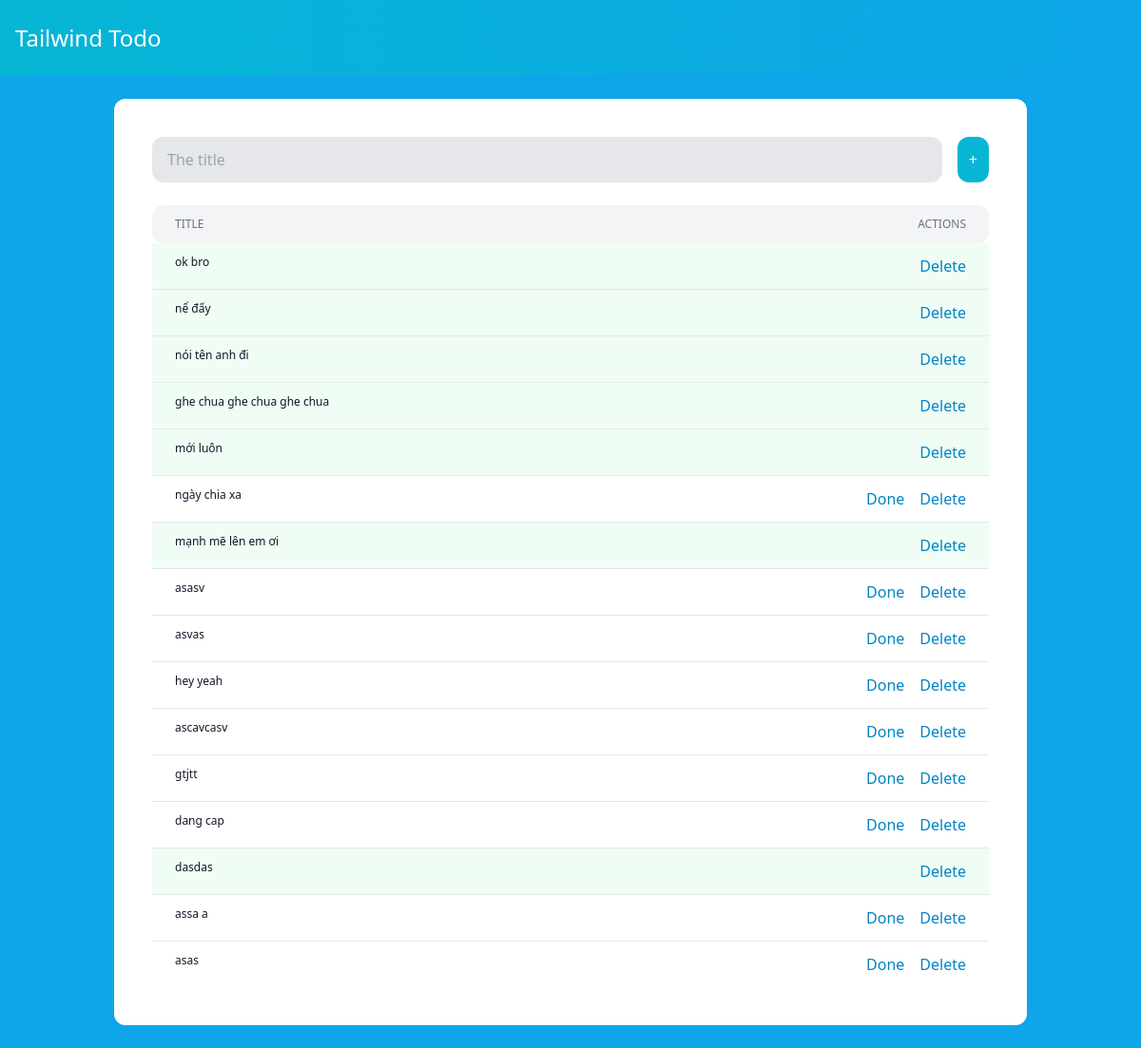
The page / on the database its author committed.
### todos/models.py (models this page shows)
class Task(models.Model):
    title = models.CharField(max_length=255)
    done = models.BooleanField(default=False)

### todos/views.py (the view)
# urls.py: path('', views.index, name='index'),
def index(request):
    tasks = Task.objects.order_by('id', 'done')
    context = {
        'tasks': tasks
    }
    return render(request, 'todos/index.html', context)

### templates/todos/index.html (shortened to what this page needs)
<!doctype html>
<html lang="en">
<head>
</head>
<body class="bg-sky-500">
<nav class="flex items-center justify-between px-4 py-6 text-center bg-gradient-to-r from-cyan-500 to-sky">
    <a href="/" class="text-2xl text-white">Tailwind Todo</a>
</nav>
<div class="w-4/5 my-6 mx-auto p-2 lg:p-10 bg-white rounded-xl">
    <form class="flex mb-6 space-x-4"
          hx-post="{% url 'add_task' %}"
          hx-target="#tasks"
          hx-swap="afterEnd"
    >
        <input type="text" name="title" placeholder="The title"
               class="title flex-1 px-4 py-3 bg-gray-200 rounded-xl"
               autofocus
        >
        <button class="p-3 rounded-xl text-white bg-cyan-500 hover:cg-cyan-600">+</button>
    </form>
    <div class="flex py-3 rounded-xl bg-gray-100">
        <div class="w-4/5">
            <p class="px-6 text-xs font-medium text-gray-500 uppercase">Title</p>
        </div>
        <div class="hidden md:block w-1/5 px-6 text-right">
            <p class="text-xs font-medium text-gray-500 uppercase">Actions</p>
        </div>
    </div>
    <div class="divide-y divide-gray-200" id="tasks">
        {% for task in tasks %}
            {% include 'todos/partials/task.html' %}
        {% endfor %}
    </div>
</div>
<script src="https://cdn.tailwindcss.com"></script>
</body>
</html>

### templates/todos/partials/task.html
<form hx-put="{% url 'update_task' pk=task.id %}"
      hx-target="this"
      hx-swap="outerHTML"
>
    <article class="flex {% if task.done %}bg-green-50{% endif %}">
        <div class="w-4/5 py-3">
            <p hx-get="{% url 'edit_task' pk=task.id %}"
               hx-target="this"
               hx-swap="outerHTML"
               class="px-6 text-xs text-gray-900"
            >
                {{ task.title }}
            </p>
        </div>
        <div class="w-1/5 px-6 py-3 flex justify-end space-x-4">
            {% if not task.done %}
                <form hx-put="{% url 'update_task' pk=task.id %}"
                      hx-target="closest article"
                      hx-swap="outerHTML">
                    <button class="text-sky-600 hover:text-sky-900">Done</button>
                </form>
            {% endif %}
            <button
                    hx-confirm="Are you sure?"
                    hx-target="closest article"
                    hx-swap="outerHTML swap:1s"
                    hx-delete="{% url 'delete_task' pk=task.id %}"
                    class="text-sky-600 hover:text-sky-900">Delete
            </button>
        </div>
    </article>
</form>

### rows shown on the page
Task: title "ok bro"
Task: title "nể đấy"
Task: title "nói tên anh đi"
Task: title "ghe chua ghe chua ghe chua"
Task: title "mới luôn"
Task: title "ngày chia xa", done "Done"
Task: title "mạnh mẽ lên em ơi"
Task: title "asasv", done "Done"
Task: title "asvas", done "Done"
Task: title "hey yeah", done "Done"
Task: title "ascavcasv", done "Done"
Task: title "gtjtt", done "Done"
Task: title "dang cap", done "Done"
Task: title "dasdas"
Task: title "assa a", done "Done"
Task: title "asas", done "Done"
